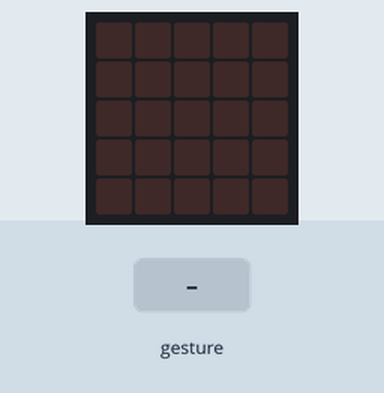
This program was run on a simulated BBC micro:bit (MakeCode). Shown: the board's 5×5 LED display. The test bench sets the inputs (shaded band). Random numbers come from a fixed seed; a tilt is held for 1.5 s and a shake lasts 1 s, then the board lies face up again.

Above: at 1.2 s.
1.3 s: gesture 'shake'
At 2.2 s:
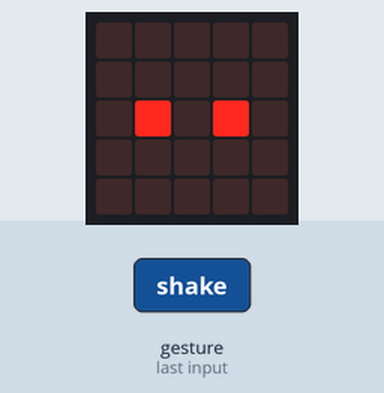
3.0 s: gesture 'shake'
At 4.2 s:
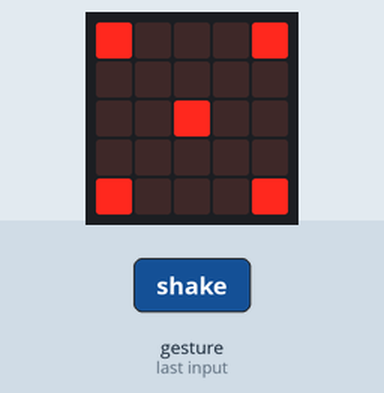
5.0 s: gesture 'shake'
At 6.0 s:
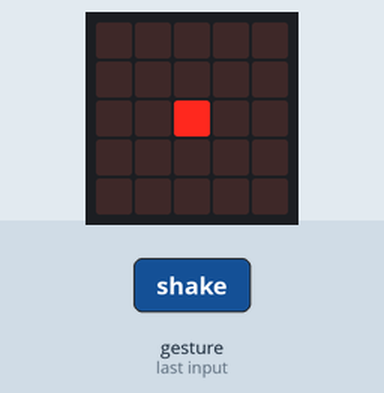
6.7 s: gesture 'shake'
At 8.2 s:
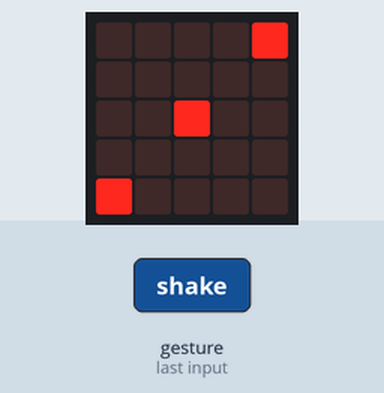
Timing chart, 0 to 9.4 s (numbered marks = the images above; inputs shaded):
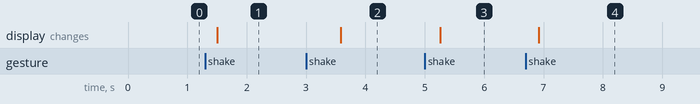

The program:

main.ts
```typescript
let valordado = 0
input.onGesture(Gesture.Shake, function () {
    valordado = randint(1, 6)
})
basic.forever(function () {
    if (valordado == 1) {
        basic.showLeds(`
            . . . . .
            . . . . .
            . . # . .
            . . . . .
            . . . . .
            `)
    }
    if (valordado == 2) {
        basic.showLeds(`
            . . . . .
            . . . . .
            . # . # .
            . . . . .
            . . . . .
            `)
    }
    if (valordado == 3) {
        basic.showLeds(`
            . . . . #
            . . . . .
            . . # . .
            . . . . .
            # . . . .
            `)
    }
    if (valordado == 4) {
        basic.showLeds(`
            # . . . #
            . . . . .
            . . . . .
            . . . . .
            # . . . #
            `)
    }
    if (valordado == 5) {
        basic.showLeds(`
            # . . . #
            . . . . .
            . . # . .
            . . . . .
            # . . . #
            `)
    }
    if (valordado == 6) {
        basic.showLeds(`
            # . # . #
            . . . . .
            . . . . .
            . . . . .
            # . # . #
            `)
    }
})
```

test.ts
```typescript
// aquí va el archivo "tests"; esto no se compilará cuando este paquete se utilice como una extensión.
```

Measured:
- after the input at 1.3 s, the display: changes after 0.20 s (image 1)
- after the input at 3.0 s, the display: changes after 0.58 s (image 2)
- after the input at 5.0 s, the display: changes after 0.26 s (image 3)
- after the input at 6.7 s, the display: changes after 0.22 s (image 4)
